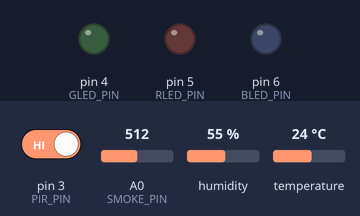
A sketch run on a simulated Arduino Uno, built with avr-gcc and run on an emulated ATmega328P. Shown: output pins drawn as LEDs (lit = HIGH). The inputs (shaded band) are chosen by the test bench; at power-on: pin 3 (PIR_PIN) HIGH, A0 (SMOKE_PIN) = 512, humidity 55 %, temperature 24 °C. No radio packets arrive unless stated; pins used as bus, display or sensor lines are not drawn.

Above: at 0.1 s.
At 0.6 s:
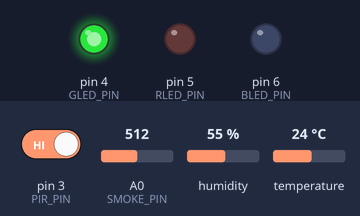
Timing chart, 0 to 2.1 s (numbered marks = the images above):
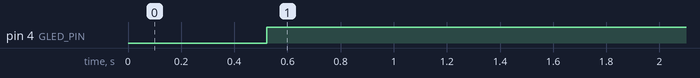

Measured:
- by itself, pin 4 (GLED_PIN): LOW → HIGH at 0.52 s

The sketch:

transmiter_net.ino
```cpp
#include <RF24Network.h>
#include <RF24.h>
#include <SPI.h>
#include "Adafruit_Si7021.h"

RF24 radio(9, 10);

RF24Network network(radio);

const uint16_t this_node = 01;
const uint16_t other_node = 00;

int last_pipe = 0;

const int send_delay = 500;
unsigned long last_send = 0;

Adafruit_Si7021 sensor = Adafruit_Si7021();

float last_temp = 0.0;
float last_hum = 0.0;
int last_pir = 0;
int last_smoke = 0;

const byte PIR_PIN = 3;
const int SMOKE_PIN = A0;

const byte GLED_PIN = 4;
const byte RLED_PIN = 5;
const byte BLED_PIN = 6;

const char *MY_ID = "01";

int send_now = 0;

void setup()
{
  Serial.begin(115200);

  if (!sensor.begin())
  {
    Serial.println("Erro ao iniciar Si7021!");
  }

  SPI.begin();
  radio.begin();
  radio.setPALevel(RF24_PA_MAX);
  radio.setDataRate(RF24_250KBPS);

  network.begin(90, this_node);

  pinMode(PIR_PIN, INPUT);
  pinMode(SMOKE_PIN, INPUT);
  pinMode(GLED_PIN, OUTPUT);
  pinMode(RLED_PIN, OUTPUT);
  pinMode(BLED_PIN, OUTPUT);
}

void loop()
{
  network.update();
  receive();
  sendValues();
}

void sendValues()
{
  if (millis() > (last_send + send_delay))
  {
    switch (send_now)
    {
    case 0:
      sendHum();
      send_now = 1;
      break;
    case 1:
      sendTemp();
      send_now = 2;
      break;
    case 2:
      sendPresence();
      send_now = 3;
      break;
    case 3:
      sendSmoke();
      send_now = 0;
      break;
    }
    last_pipe = (last_pipe == 0) ? 1 : 0;
    last_send = millis();
  }
}

void receive()
{
  while (network.available())
  {
    digitalWrite(BLED_PIN, HIGH);
    RF24NetworkHeader header;
    char msg[30];
    network.read(header, msg, sizeof(msg));
    Serial.println(msg);
  }
  digitalWrite(BLED_PIN, LOW);
}

void updateSentLed(bool sent)
{
  if (sent)
  {
    digitalWrite(GLED_PIN, HIGH);
    digitalWrite(RLED_PIN, LOW);
  }
  else
  {
    digitalWrite(GLED_PIN, LOW);
    digitalWrite(RLED_PIN, HIGH);
  }
}

bool sendHum()
{
  last_hum = sensor.readHumidity();
  char msgHum[30] = "";
  sprintf(msgHum, "id:%s,sen:hm1,val:%d.%02d\n", MY_ID, (int)last_hum, (int)(last_hum * 100) % 100);
  RF24NetworkHeader header2(other_node);
  bool sent = network.write(header2, &msgHum, sizeof(msgHum));
  updateSentLed(sent);
  return sent;
}

bool sendTemp()
{
  last_temp = sensor.readTemperature();
  char msgTemp[30] = "";
  sprintf(msgTemp, "id:%s,sen:tp1,val:%d.%02d\n", MY_ID, (int)last_temp, (int)(last_temp * 100) % 100);
  RF24NetworkHeader header2(other_node);
  bool sent = network.write(header2, &msgTemp, sizeof(msgTemp));
  updateSentLed(sent);
  return sent;
}

bool sendPresence()
{
  last_pir = digitalRead(PIR_PIN);
  char msgTemp[30] = "";
  sprintf(msgTemp, "id:%s,sen:ps1,val:%d\n", MY_ID, last_pir);
  RF24NetworkHeader header2(other_node);
  bool sent = network.write(header2, &msgTemp, sizeof(msgTemp));
  updateSentLed(sent);
  return sent;
}

bool sendSmoke()
{
  last_smoke = analogRead(SMOKE_PIN);
  char msgSmk[30] = "";
  sprintf(msgSmk, "id:%s,sen:sm1,val:%d\n", MY_ID, last_smoke);
  RF24NetworkHeader header2(other_node);
  bool sent = network.write(header2, &msgSmk, sizeof(msgSmk));
  updateSentLed(sent);
  return sent;
}
```
